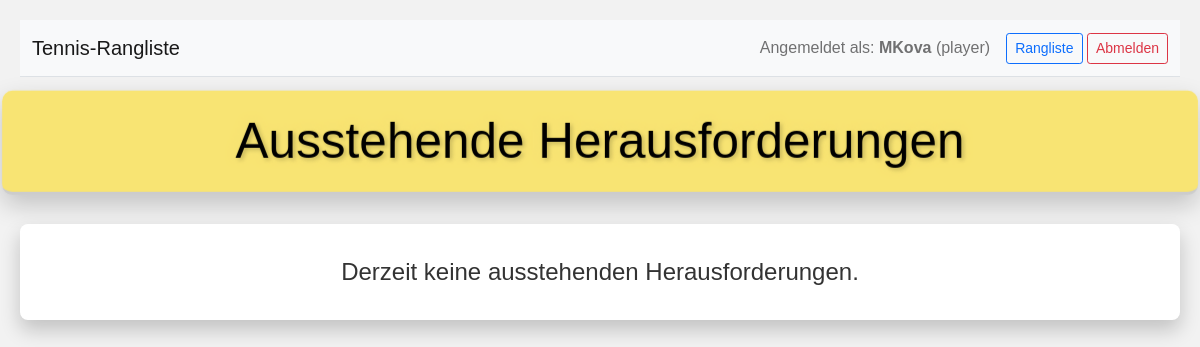
/admin (signed in), run on an earlier commit of the app's database.
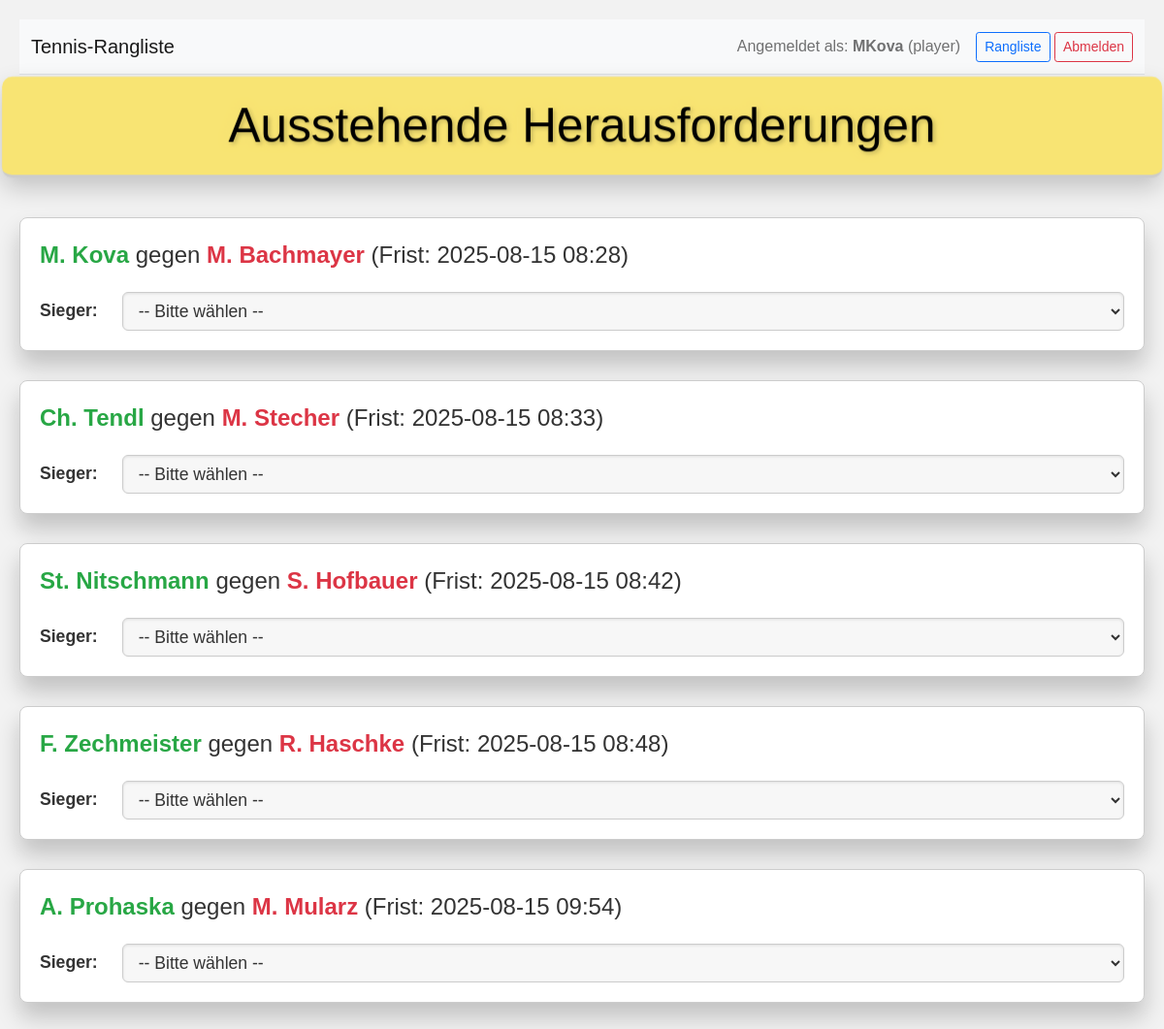
And on a later commit of the database.
### tables this page shows
CREATE TABLE players (
    id INTEGER PRIMARY KEY,
    name TEXT NOT NULL UNIQUE,
    username TEXT NOT NULL UNIQUE,
    password_hash TEXT NOT NULL,
    privilege_level TEXT NOT NULL DEFAULT 'player',
    -- NEW: This flag determines if a user appears in the pyramid. Default is 1 (true).
    is_ranked_player INTEGER NOT NULL DEFAULT 1,
    available INTEGER NOT NULL DEFAULT 1,
    rank INTEGER NOT NULL,
    unavailable_since DATETIME,
    unavailability_reason TEXT,
    block_challenger_until DATETIME,
    block_opponent_until DATETIME,
    is_new INTEGER NOT NULL DEFAULT 0
);

CREATE TABLE challenges (
    id INTEGER PRIMARY KEY AUTOINCREMENT,
    challenger_id INTEGER NOT NULL,
    opponent_id INTEGER NOT NULL,
    timestamp DATETIME NOT NULL,
    deadline DATETIME NOT NULL,
    resolved_at DATETIME,
    resolved INTEGER NOT NULL DEFAULT 0,
    result TEXT,
    score_details TEXT,
    scheduled_play_date DATETIME,
    FOREIGN KEY (challenger_id) REFERENCES players(id) ON DELETE CASCADE,
    FOREIGN KEY (opponent_id) REFERENCES players(id) ON DELETE CASCADE
);

### app.py (the view)
@app.route("/admin")
@login_required
def admin():
    db = get_db()
    try:
        now_str = get_current_time().strftime("%Y-%m-%d %H:%M:%S")
        cur = db.execute(
            "SELECT c.*, p1.name as challenger_name, p2.name as opponent_name FROM challenges c "
            "JOIN players p1 ON c.challenger_id = p1.id "
            "JOIN players p2 ON c.opponent_id = p2.id "
            "WHERE c.resolved = 0 AND c.deadline > ? ORDER BY c.deadline ASC",
            (now_str,),
        )
        challenges_raw = cur.fetchall()
        challenges_processed = []
        for row in challenges_raw:
            challenge = dict(row)
            if isinstance(challenge.get("deadline"), str):
                try:
                    challenge["deadline"] = datetime.strptime(
                        challenge["deadline"].split(".")[0], "%Y-%m-%d %H:%M:%S"
                    )
                except (ValueError, TypeError):
                    challenge["deadline"] = None
            elif not isinstance(challenge.get("deadline"), datetime):
                challenge["deadline"] = None
            challenges_processed.append(challenge)
        return render_template("admin.html", challenges=challenges_processed)
    except sqlite3.Error as e:
        logger.exception("Database error on /admin route.")
        flash(
            "Ein Datenbankfehler ist aufgetreten beim Laden der Admin-Seite.", "danger"
        )
        return redirect(url_for("index"))
    except Exception as e:
        logger.exception("Unexpected error on /admin route.")
        flash("Ein unerwarteter Fehler ist aufgetreten.", "danger")
        return redirect(url_for("index"))

### app.py (called while the page is built, shortened)
@login_manager.user_loader
def load_user(user_id):
    db = get_db()
    user_data = db.execute(
        "SELECT id, username, privilege_level FROM players WHERE id = ?", (user_id,)
    ).fetchone()
    if user_data:
        return User(
            id=user_data["id"],
            username=user_data["username"],
            privilege_level=user_data["privilege_level"],
        )
    return None

def get_current_time():
    test_date_str = os.environ.get("TEST_DATE")
    return datetime.now()

def get_db():
    if "db" not in g:
        try:
            g.db = sqlite3.connect(
                app.config["DATABASE"], timeout=10, detect_types=sqlite3.PARSE_DECLTYPES
            )
            g.db.row_factory = sqlite3.Row
            g.db.execute("PRAGMA journal_mode=WAL")
            g.db.execute("PRAGMA foreign_keys = ON")
        except sqlite3.Error as e:
            logger.exception("Database connection failed.")
            raise e
    return g.db

### templates/admin.html (shortened to what this page needs)
<!DOCTYPE html>
<html lang="de">
<head>
  <link rel="stylesheet" href="https://cdnjs.cloudflare.com/ajax/libs/bootstrap/5.1.3/css/bootstrap.min.css" />
</head>
<body>
  <nav class="navbar navbar-expand-lg navbar-light bg-light mb-3 border-bottom">
    <div class="container-fluid">
      <a class="navbar-brand" href="{{ url_for('index') }}">Tennis-Rangliste</a>
      <div class="ms-auto d-flex align-items-center">
        <span class="navbar-text me-3">
          Angemeldet als: <strong>{{ current_user.username }}</strong> ({{ current_user.privilege_level }})
        </span>
        <div>
          <a href="{{ url_for('index') }}" class="btn btn-sm btn-outline-primary {% if request.endpoint == 'index' %}active{% endif %}">Rangliste</a>
          <a href="{{ url_for('logout') }}" class="btn btn-sm btn-outline-danger">Abmelden</a>
        </div>
      </div>
    </div>
  </nav>
  <header>
    <h1>Ausstehende Herausforderungen</h1>
  </header>
  <main>
    <div id="challenges-container">
      {% for challenge in challenges %}
        <div class="challenge-container" data-challenge-id="{{ challenge.id }}" data-challenger-id="{{ challenge.challenger_id }}" data-opponent-id="{{ challenge.opponent_id }}">
          <p><span class="challenger-name">{{ challenge.challenger_name }}</span> gegen <span class="opponent-name">{{ challenge.opponent_name }}</span> (Frist: {{ challenge.deadline.strftime('%Y-%m-%d %H:%M') if challenge.deadline else 'N/A' }})</p>
          <form class="result-form" method="POST" action="{{ url_for('submit_result') }}">
            <div class="result-dropdown-section"><label for="result-{{ challenge.id }}">Sieger:</label><select id="result-{{ challenge.id }}" name="result" class="result-select"><option value="">-- Bitte wählen --</option></select></div>
          </form>
        </div>
      {% endfor %}
      {% if not challenges %}<div class="no-challenges">Derzeit keine ausstehenden Herausforderungen.</div>{% endif %}
    </div>
  </main>
</body>
</html>

### templates/admin.html (style rules this page uses)
:root { --primary-color: #f8e473; --primary-dark: #e6d661; --bg-color: #f2f2f2; --container-bg: #fff; --text-color: #333; --border-color: #ccc; --shadow-color: rgba(0, 0, 0, 0.2); --highlight-shadow: rgba(248, 228, 115, 0.4); --challenger-color: #28a745; --opponent-color: #dc3545; --neutral-color: #6c757d; --error-color: #dc3545; }
body { background-color: var(--bg-color); font-family: Arial, sans-serif; margin: 0; padding: 20px; color: var(--text-color); perspective: 1000px; }
header { text-align: center; margin-bottom: 30px; background-color: var(--primary-color); padding: 20px; border-bottom: 3px solid var(--border-color); transform: translateZ(30px); box-shadow: 0 10px 25px var(--shadow-color); border-radius: 10px; position: relative; transition: transform 0.3s ease; }
header h1 { font-size: 3rem; margin: 0; color: #000; text-shadow: 2px 2px 4px var(--shadow-color), 0 0 10px var(--highlight-shadow); }
main { max-width: 1200px; margin: 0 auto; transform-style: preserve-3d; }
.challenge-container { background-color: var(--container-bg); border: 1px solid var(--border-color); border-radius: 8px; padding: 20px; margin-bottom: 30px; box-shadow: 0 15px 25px var(--shadow-color); transition: all 0.4s ease; transform: translateZ(10px); position: relative; }
.challenge-container p { margin: 0 0 15px; font-size: 1.5rem; color: var(--text-color); font-weight: 500; }
.challenger-name { color: var(--challenger-color); font-weight: bold; }
.opponent-name { color: var(--opponent-color); font-weight: bold; }
.challenge-container form { display: grid; grid-template-columns: auto 1fr; gap: 10px 15px; align-items: center; }
.challenge-container form label { font-size: 1.1rem; color: #333; font-weight: bold; text-align: right; grid-column: 1 / 2; padding-right: 10px; }
.challenge-container form select, .challenge-container form input[type="text"], .challenge-container form button { font-size: 1.1rem; padding: 8px 12px; border: 1px solid var(--border-color); border-radius: 6px; background-color: #f7f7f7; color: var(--text-color); outline: none; box-shadow: inset 0 1px 3px rgba(0, 0, 0, 0.1); transition: all 0.3s ease; width: 100%; box-sizing: border-box; grid-column: 2 / 3; }
.result-dropdown-section { grid-column: 1 / 3; display: grid; grid-template-columns: auto 1fr; gap: 10px 15px; align-items: center; margin-top: 5px; margin-bottom: 0px; }
.result-dropdown-section label { grid-column: 1 / 2; text-align: right; }
.result-dropdown-section select { grid-column: 2 / 3; }

What changed in the data, as far as the page shows it:
added challenges: challenger_name "M. Kova", opponent_name "M. Bachmayer", deadline "2025-08-15 08:28"
added challenges: challenger_name "Ch. Tendl", opponent_name "M. Stecher", deadline "2025-08-15 08:33"
added challenges: challenger_name "St. Nitschmann", opponent_name "S. Hofbauer", deadline "2025-08-15 08:42"
added challenges: challenger_name "F. Zechmeister", opponent_name "R. Haschke", deadline "2025-08-15 08:48"
added challenges: challenger_name "A. Prohaska", opponent_name "M. Mularz", deadline "2025-08-15 09:54"
Also different on the page:
text no longer shown: "Derzeit keine ausstehenden Herausforderungen."
